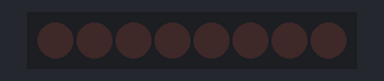
Bench run of a sketch on a simulated Arduino Uno, built with avr-gcc and run on an emulated ATmega328P. Shown: 8 shift-register outputs drawn as a row of LEDs (first output left, lit = HIGH). Wiring (inferred from the names in the program): shift register (74HC595): data pin 12; shift clock pin 9; latch pin 11. Wiring (inferred from the signals the program sends): row of LEDs: on Q0, Q1, Q2, Q3, Q4, Q5, Q6, Q7.

Above: at 0.05 s.
At 0.35 s:
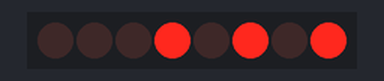
At 0.66 s:
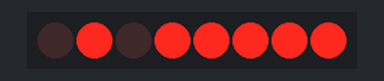
At 1.36 s:
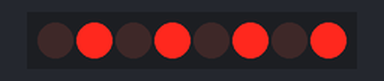
At 2.07 s:
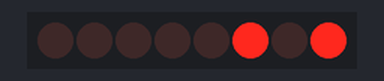
At 2.88 s:
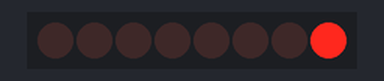
Timing chart, 0 to 3.2 s (numbered marks = the images above):
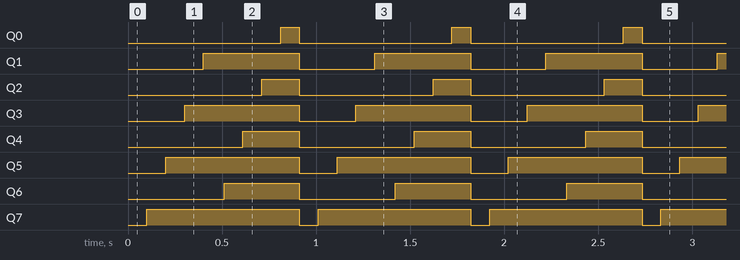

Measured:
- by itself, Q0: alternates HIGH for 0.10 s and LOW for 0.81 s
- by itself, Q1: alternates HIGH for 0.51 s and LOW for 0.40 s
- by itself, Q2: alternates HIGH for 0.20 s and LOW for 0.71 s
- by itself, Q3: alternates HIGH for 0.61 s and LOW for 0.30 s
- by itself, Q4: alternates HIGH for 0.30 s and LOW for 0.61 s
- by itself, Q5: alternates HIGH for 0.71 s and LOW for 0.20 s
- by itself, Q6: alternates HIGH for 0.40 s and LOW for 0.51 s
- by itself, Q7: alternates HIGH for 0.81 s and LOW for 0.10 s

The sketch:

Eight_LED_.ino
```cpp
//www.elegoo.com
//2016.12.9
//modified code from elegoo arduino kit, 1/4/2018
//Author: Esther
//LEDs on even positions turn on first, then LEDs on odd positions turn on next
//materials used: arduino uno, 8 LEDs, 8 resistors, 74HC595 chip, breadboard

int tDelay = 100;
int latchPin = 11;      // (11) ST_CP [RCK] on 74HC595
int clockPin = 9;      // (9) SH_CP [SCK] on 74HC595
int dataPin = 12;     // (12) DS [S1] on 74HC595

byte leds = 0;

void updateShiftRegister()
{
   digitalWrite(latchPin, LOW);
   shiftOut(dataPin, clockPin, LSBFIRST, leds);
   digitalWrite(latchPin, HIGH);
}

void setup()
{
  pinMode(latchPin, OUTPUT);
  pinMode(dataPin, OUTPUT);
  pinMode(clockPin, OUTPUT);
}

void loop()
{
  leds = 0;
  updateShiftRegister();
  delay(tDelay);
  for (int i = 0; i < 8; i++)   //turns on LEDS at even positions, 0,2,4,6
  {
    if(i % 2 == 0)
    {
    bitSet(leds, i);
    updateShiftRegister();
    delay(tDelay);
    }
  }

   delay(10);       //wait 10ms

  for(int j = 0; j < 8; j++)    //turns on LEDS at odd positions, 1,3,5,7
  {
    if(j % 2 != 0)
    {
      bitSet(leds, j);
      updateShiftRegister();
      delay(tDelay);
    }
  }
}
```
